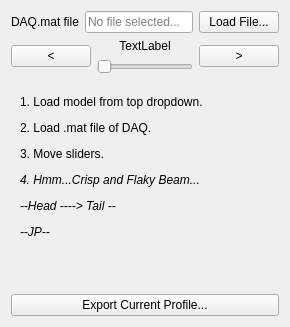
        <widget class="QWidget" name="tab_2">
         <attribute name="title">
          <string>DAQ Analysis</string>
         </attribute>
         <layout class="QVBoxLayout" name="verticalLayout_5">
          <item>
           <layout class="QHBoxLayout" name="horizontalLayout_5">
            <item>
             <widget class="QLabel" name="shotNumber_2">
              <property name="text">
               <string>DAQ.mat file</string>
              </property>
              <property name="alignment">
               <set>Qt::AlignCenter</set>
              </property>
             </widget>
            </item>
            <item>
             <widget class="QLineEdit" name="daqFilePath">
              <property name="readOnly">
               <bool>true</bool>
              </property>
              <property name="placeholderText">
               <string>No file selected...</string>
              </property>
             </widget>
            </item>
            <item>
             <widget class="PyDMPushButton" name="daqLoadButton">
              <property name="text">
               <string>Load File...</string>
              </property>
             </widget>
            </item>
           </layout>
          </item>
          <item>
           <layout class="QHBoxLayout" name="horizontalLayout_4">
            <item>
             <widget class="PyDMPushButton" name="prevShotButton">
              <property name="text">
               <string>&lt;</string>
              </property>
             </widget>
            </item>
            <item>
             <layout class="QVBoxLayout" name="verticalLayout_3">
              <item>
               <widget class="QLabel" name="shotNumber">
                <property name="sizePolicy">
                 <sizepolicy hsizetype="Preferred" vsizetype="Preferred">
                  <horstretch>0</horstretch>
                  <verstretch>0</verstretch>
                 </sizepolicy>
                </property>
                <property name="text">
                 <string>TextLabel</string>
                </property>
                <property name="alignment">
                 <set>Qt::AlignCenter</set>
                </property>
               </widget>
              </item>
              <item>
               <widget class="QSlider" name="shotNumberSlider">
                <property name="orientation">
                 <enum>Qt::Horizontal</enum>
                </property>
               </widget>
              </item>
             </layout>
            </item>
            <item>
             <widget class="PyDMPushButton" name="nextShotButton">
              <property name="text">
               <string>&gt;</string>
              </property>
             </widget>
            </item>
           </layout>
          </item>
          <item>
           <widget class="QWidget" name="display1_2" native="true">
            <property name="sizePolicy">
             <sizepolicy hsizetype="Preferred" vsizetype="Expanding">
              <horstretch>0</horstretch>
              <verstretch>3</verstretch>
             </sizepolicy>
            </property>
            <layout class="QGridLayout" name="gridLayout_4" rowstretch="1,1" columnstretch="1,5">
             <item row="0" column="0">
              <widget class="QWidget" name="energyProfile_2" native="true">
               <property name="sizePolicy">
                <sizepolicy hsizetype="Preferred" vsizetype="Preferred">
                 <horstretch>0</horstretch>
                 <verstretch>0</verstretch>
                </sizepolicy>
               </property>
              </widget>
             </item>
             <item row="0" column="1">
              <widget class="QWidget" name="imageContainer_2" native="true">
               <property name="sizePolicy">
                <sizepolicy hsizetype="Expanding" vsizetype="Expanding">
                 <horstretch>0</horstretch>
                 <verstretch>0</verstretch>
                </sizepolicy>
               </property>
              </widget>
             </item>
             <item row="1" column="0">
              <widget class="QLabel" name="label_6">
               <property name="text">
                <string>&lt;html&gt;&lt;head/&gt;&lt;body&gt;&lt;p&gt;1. Load model from top dropdown.&lt;/p&gt;&lt;p&gt;2. Load .mat file of DAQ.&lt;/p&gt;&lt;p&gt;3. Move sliders.&lt;/p&gt;&lt;p&gt;&lt;span style=&quot; font-style:italic;&quot;&gt;4. Hmm...Crisp and Flaky Beam...&lt;/span&gt;&lt;/p&gt;&lt;p&gt;&lt;span style=&quot; font-style:italic;&quot;&gt;--Head ----&amp;gt; Tail --&lt;/span&gt;&lt;/p&gt;&lt;p&gt;&lt;span style=&quot; font-style:italic;&quot;&gt;--JP--&lt;/span&gt;&lt;/p&gt;&lt;p&gt;&lt;br/&gt;&lt;/p&gt;&lt;/body&gt;&lt;/html&gt;</string>
               </property>
              </widget>
             </item>
             <item row="1" column="1">
              <widget class="QWidget" name="currentProfile_2" native="true"/>
             </item>
            </layout>
           </widget>
          </item>
          <item>
           <widget class="PyDMPushButton" name="cpExportButton_daq">
            <property name="text">
             <string>Export Current Profile...</string>
            </property>
           </widget>
          </item>
         </layout>
        </widget>
